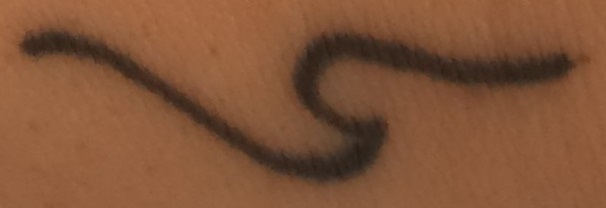
#> input picture cropped.jpg, 606 x 208 px
$ python draw.py
#> lines starting #> are read from the running program, lines starting #| are printed output that depends on the picture
import cv2, threading
import numpy as np
import matplotlib.pyplot as plt
import matplotlib.animation as animation

img = cv2.imread('cropped.jpg',0)
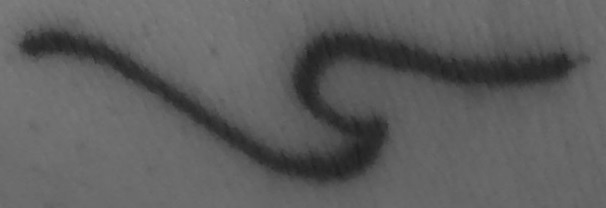
#> img: shape (208, 606); min 31, max 125, mean 94.3

class Draw:
    def __init__(self):
        self.recording = False
        self.prevx = 0

        self.xs = []
        self.ys = []

        fig = self.fig = plt.figure()
        ax = self.ax = fig.add_subplot(111)
        ax.imshow(img, cmap="gray")
        plt.gca().invert_yaxis()
        self.xlim = ax.get_xlim()
        self.ylim = ax.get_ylim()

        cid1 = fig.canvas.mpl_connect('button_press_event', self.onclick)
        cid2 = fig.canvas.mpl_connect('button_release_event', self.onrelease)
        cid3 = fig.canvas.mpl_connect('motion_notify_event', self.onmove)

        self.ani = animation.FuncAnimation(fig, self.animate, interval=1000)
        plt.show()

    def onclick(self, event):
        if event.button == 3 and len(self.xs) + len(self.ys) > 1:
            self.xs.pop()
            self.ys.pop()
            self.ax.clear()
            self.ax.imshow(img, cmap="gray")
            self.ax.scatter(self.xs, self.ys, s=100)
            self.ax.set_xlim(self.xlim)
            self.ax.set_ylim(self.ylim)
        elif event.xdata != None and event.ydata != None:
            self.xs.append(int(event.xdata))
            self.ys.append(int(event.ydata))
            self.recording = True
            self.prevx = int(event.xdata)

    def onrelease(self, event):
        self.recording = False

    def onmove(self, event):
        x = event.xdata
        y = event.ydata
        if self.recording and x != None and y != None and x-self.prevx > 1 and int(x)%4 == 0:
            self.xs.append(int(x))
            self.ys.append(int(y))
            self.prevx = int(x)

    def animate(self, i):
        self.ax.scatter(self.xs, self.ys, s=100)
        self.ax.set_xlim(self.xlim)
        self.ax.set_ylim(self.ylim)


m = Draw()

filename = raw_input("Filename to store in (no extension): ")
#> the answer given: cropped.jpg
np.save(filename, [(x,y) for x, y in zip(m.xs, m.ys)])
